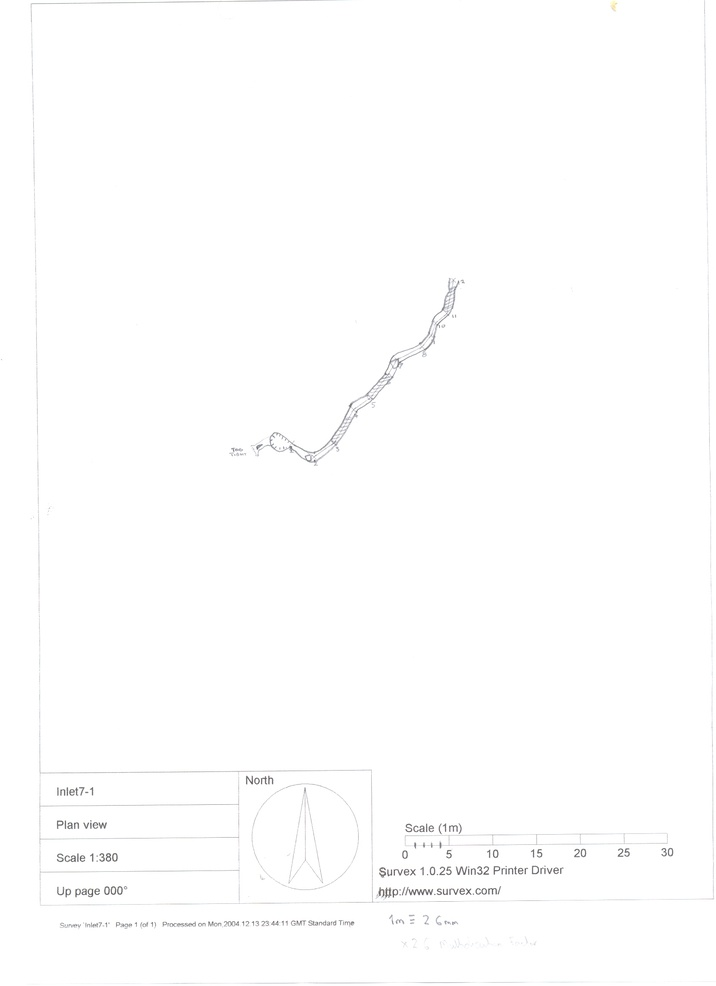
#> input picture trunk/inlet7rawscans/Inlet7-1.jpg, 716 x 986 px, shrunk from 1699 x 2339 before the run
$ python anaglyphcombine.py ../inlet7rawscans/Inlet7-1.jpg ../inlet7rawscans/Inlet7-10.jpg   (Python 2 division)
#> lines starting #> are read from the running program, lines starting #| are printed output that depends on the picture
import Image
import sys
imleft = Image.open(sys.argv[1])
#> imleft is the input picture: PIL image 716x986 RGB; mean R, G, B 253.9, 253.9, 253.9
imright = Image.open(sys.argv[2])
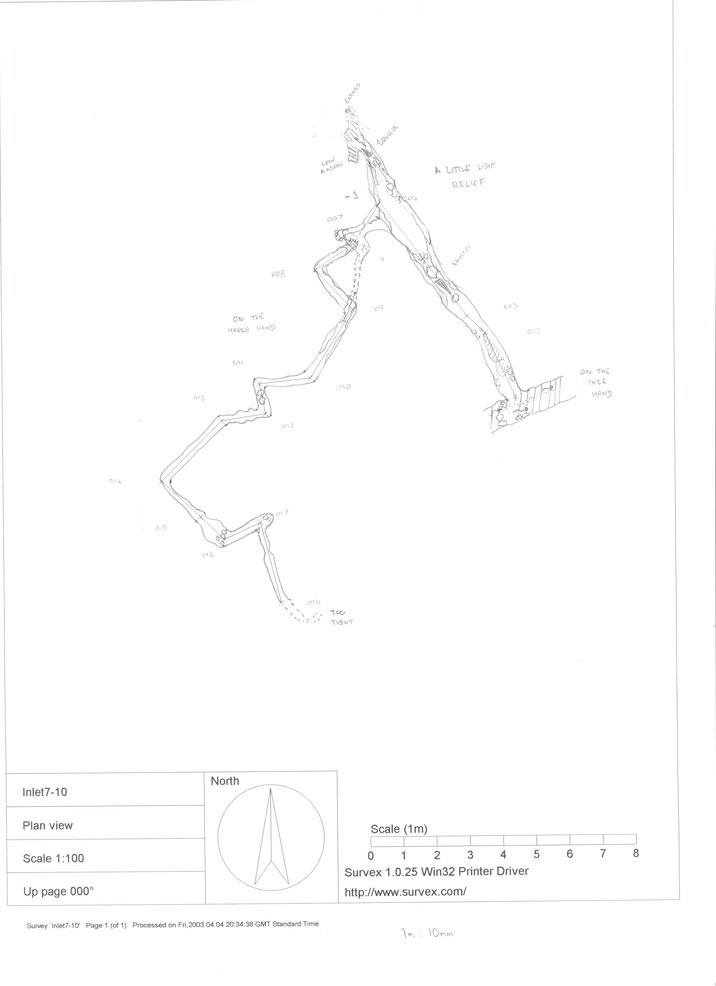
#> input picture trunk/inlet7rawscans/Inlet7-10.jpg, 716 x 986 px, shrunk from 2550 x 3510 before the run
#> imright is the input picture: PIL image 716x986 RGB; mean R, G, B 253.3, 253.3, 253.3
print sys.argv[1], imleft.getbbox()
#| ../inlet7rawscans/Inlet7-1.jpg (0, 0, 716, 986)
print sys.argv[2], imright.getbbox()
#| ../inlet7rawscans/Inlet7-10.jpg (0, 0, 716, 986)

imleftsplit = imleft.split()
imrightsplit = imright.split()
imana = Image.merge("RGB", (imleftsplit[0], imrightsplit[1], imrightsplit[2]))
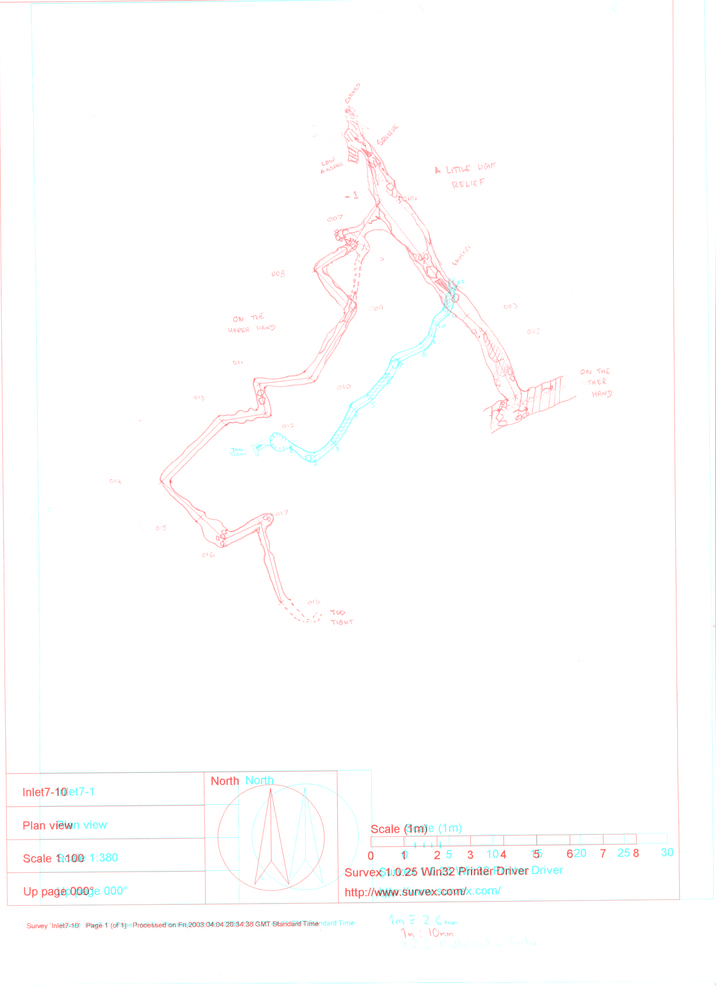
#> imana: PIL image 716x986 RGB; mean R, G, B 253.9, 253.3, 253.3
imana.save("a.png")
